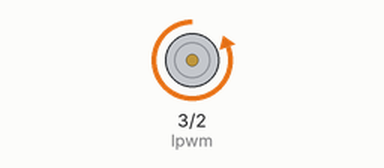
This sketch was run on a simulated Arduino Uno, built with avr-gcc and run on an emulated ATmega328P. Shown: motor-driver pin pairs drawn as motors (green arrow = first pin HIGH = forward, orange = second pin HIGH = backward, longer = more drive).

Above: at 0.5 s.
Timing chart, 0 to 4.6 s (numbered marks = the images above):
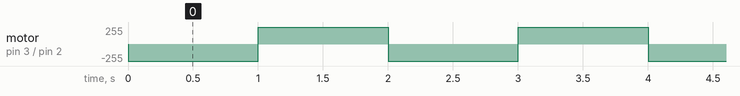

Measured:
- by itself, motor on pin 3 (lpwm) / pin 2 (rpwm): alternates forward 255/255 for 1.0 s and backward 255/255 for 1.0 s

The sketch:

Motor_and_Driver_IBT2_Test.ino
```cpp
#define rpwm 2
#define lpwm 3

void setup(){
  pinMode(rpwm, OUTPUT);
  pinMode(lpwm,OUTPUT);
  }
void loop() {
  // put your main code here, to run repeatedly:
  digitalWrite(rpwm, HIGH);
  digitalWrite(lpwm,LOW);
  delay(1000);

  digitalWrite(lpwm, HIGH);
  digitalWrite(rpwm,LOW);
  delay(1000);

}
```
